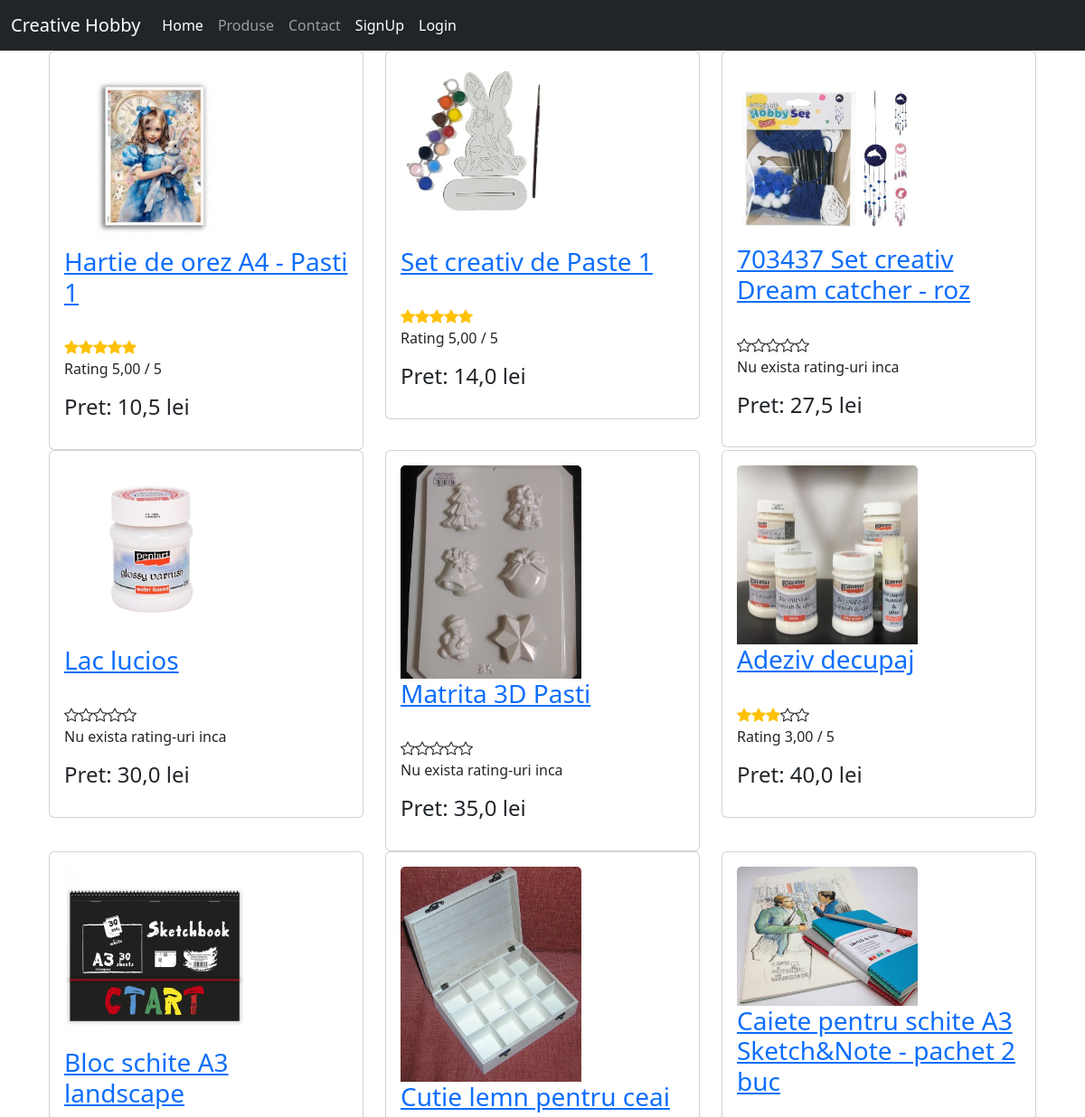
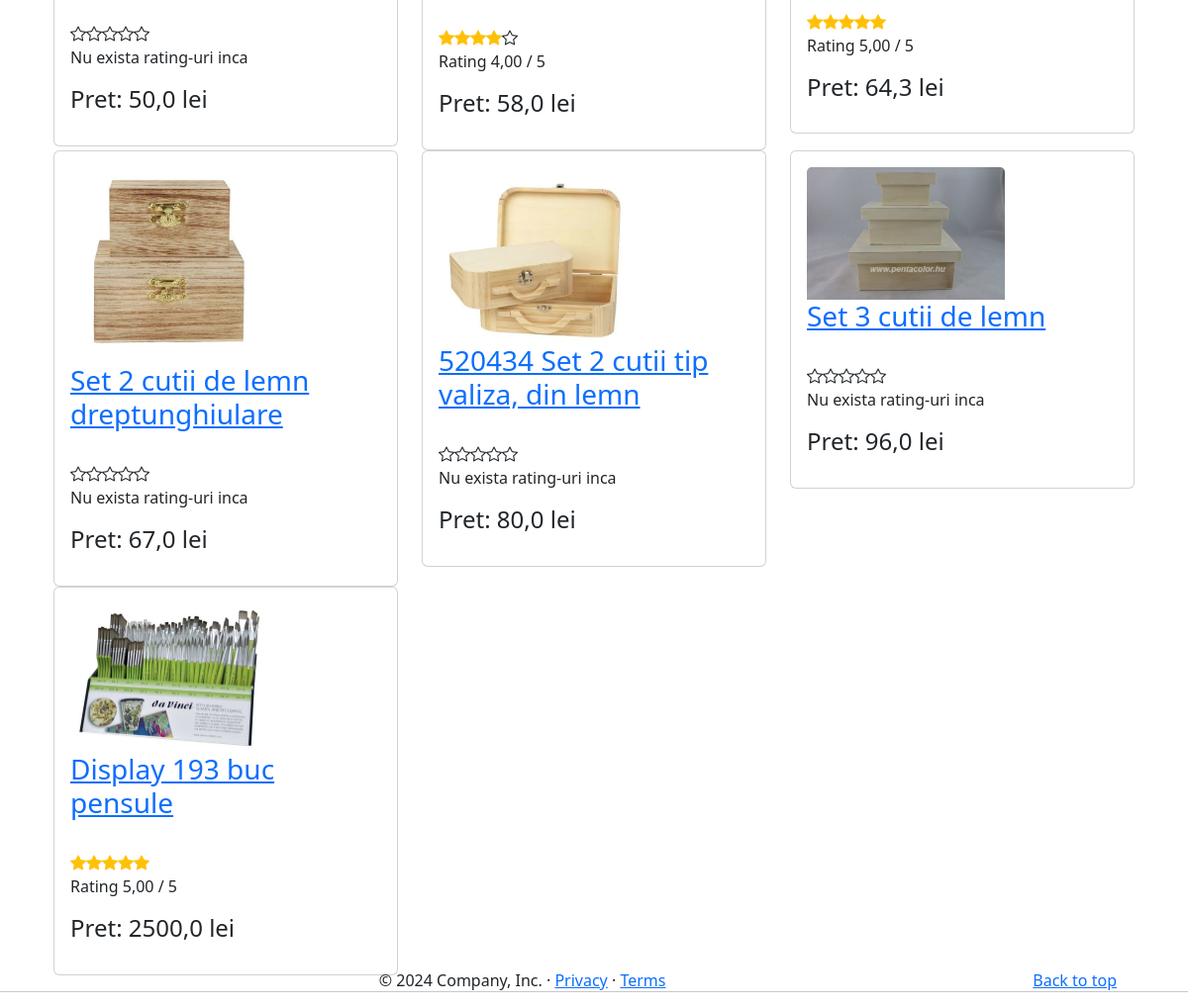
/produs/lista, run on the app's committed database (2 pictures, top to bottom).
### app/models.py (models this page shows, shortened)
class Produs(models.Model):
    producator = models.ForeignKey(Producator, null=True, blank = True, on_delete=models.CASCADE)
    titlu = models.CharField(max_length=50) #unique=True - daca vrem sa nu avem dubluri la nume
    pret = models.FloatField(db_index = True)
    stoc = models.IntegerField(default=0)
    descriere = models.CharField(max_length=1024, null=True, blank=True, help_text="Introduceti o descriere" )
    imagine = models.FileField(null=True, blank=True)
    created = models.DateTimeField(auto_now_add=True)
    updated = models.DateTimeField(auto_now=True)
    def __str__(self):
        return f"{self.titlu}"
    class Meta:
        verbose_name_plural = "Produs"
    @property
    def rating(self):
        rating = 0
        recenzii = self.recenzie_set.all()
        for recenzie in recenzii:
            rating += recenzie.rating
        try:
            return rating // len(recenzii)
        except ZeroDivisionError:
            return 0

class Recenzie(models.Model):
    produs = models.ForeignKey(Produs, on_delete=models.CASCADE)
    rating = models.IntegerField(default=1)
    titlu = models.CharField(max_length=20)
    descriere = models.CharField(max_length=100)
    class Meta:
        verbose_name_plural = "Recenzie"

### app/views.py (the view)
# urls.py: path("produs/lista", views.lista_produse, name ="pagina-produse" ),
def lista_produse(request):
    produse = Produs.objects.all().select_related("producator").prefetch_related("recenzie_set")
    if "pret_maxim" in request.GET:
        produse = produse.filter(pret__lt=int(request.GET["pret_maxim"]))
    if "search" in request.GET:
        produse = produse.filter(titlu__icontains=request.GET["search"])
    produse = produse.order_by("pret")
    return render(request, "produse.html", {"produse": produse})

### app/templatetags/my_filters.py (called while the page is built)
@register.filter(name="starrating")
def starrating(value):
    return_value = ""
    for i in range(5):
        classes = " bi "
        if value > i:
            if value < i+1:
                classes += " bi-star-half "
            else:
                classes += " bi-star-fill "
            classes += " text-warning "
        else:
            classes += "bi-star"
        return_value += f'<i class="{classes}"></i>'
    return mark_safe(return_value)

### app/templates/produse.html (shortened to what this page needs)
{% extends "base.html" %}
{% load my_filters %}
{% block body %}
{% include "lista_produse.html" %}
{% endblock body %}

### app/templates/lista_produse.html (shortened to what this page needs)
{% load my_filters %}
<div class="container">
    <div class="row">
      {% for produs in produse %}
        <div class="col-md-4">
          <div class="card">
            <div class="card-body">
              <h3 class="card-title">
                <img style='width:200px; height:auto; ' src="{%if produs.imagine %}{{ produs.imagine.url }}{% endif %}" class="card-img-top"></br>
                <a href="{% url 'pagina-produs' produs.id %}" target="_blank">{{ produs }} </a>
            </h3>
            <br>
            {{ produs.rating|starrating }}
            {% if produs.rating > 0 %}
            <p class="card-text">Rating {{ produs.rating|floatformat:2 }} / 5</p>
            {% else %}
            <p class="card-text">Nu exista rating-uri inca</p>
            {% endif %}
            <p class="card-text"> <h4> Pret: {{ produs.pret }} lei</h4> </p>
          </div>
        </div>
      </div>
      {% if forloop.counter|divisibleby:3 %}
      </div>
      <div class="row">
      {% endif %}
    {% endfor %}
  </div>
</div>

### data on the page
Produs: imagine (picture), titlu "Hartie de orez A4 - Pasti 1", rating "5,00", pret "10,5"
Produs: imagine (picture), titlu "Set creativ de Paste 1", rating "5,00", pret "14,0"
Produs: imagine (picture), titlu "703437 Set creativ Dream catcher - roz", shows "Nu exista rating-uri inca", pret "27,5"
Produs: imagine (picture), titlu "Lac lucios", shows "Nu exista rating-uri inca", pret "30,0"
Produs: imagine (picture), titlu "Matrita 3D Pasti", shows "Nu exista rating-uri inca", pret "35,0"
Produs: imagine (picture), titlu "Adeziv decupaj", rating "3,00", pret "40,0"
Produs: imagine (picture), titlu "Bloc schite A3 landscape", shows "Nu exista rating-uri inca", pret "50,0"
Produs: imagine (picture), titlu "Cutie lemn pentru ceai", rating "4,00", pret "58,0"
Produs: imagine (picture), titlu "Caiete pentru schite A3 Sketch&Note - pachet 2 buc", rating "5,00", pret "64,3"
Produs: imagine (picture), titlu "Set 2 cutii de lemn dreptunghiulare", shows "Nu exista rating-uri inca", pret "67,0"
Produs: imagine (picture), titlu "520434 Set 2 cutii tip valiza, din lemn", shows "Nu exista rating-uri inca", pret "80,0"
Produs: imagine (picture), titlu "Set 3 cutii de lemn", shows "Nu exista rating-uri inca", pret "96,0"
Produs: imagine (picture), titlu "Display 193 buc pensule", rating "5,00", pret "2500,0"
